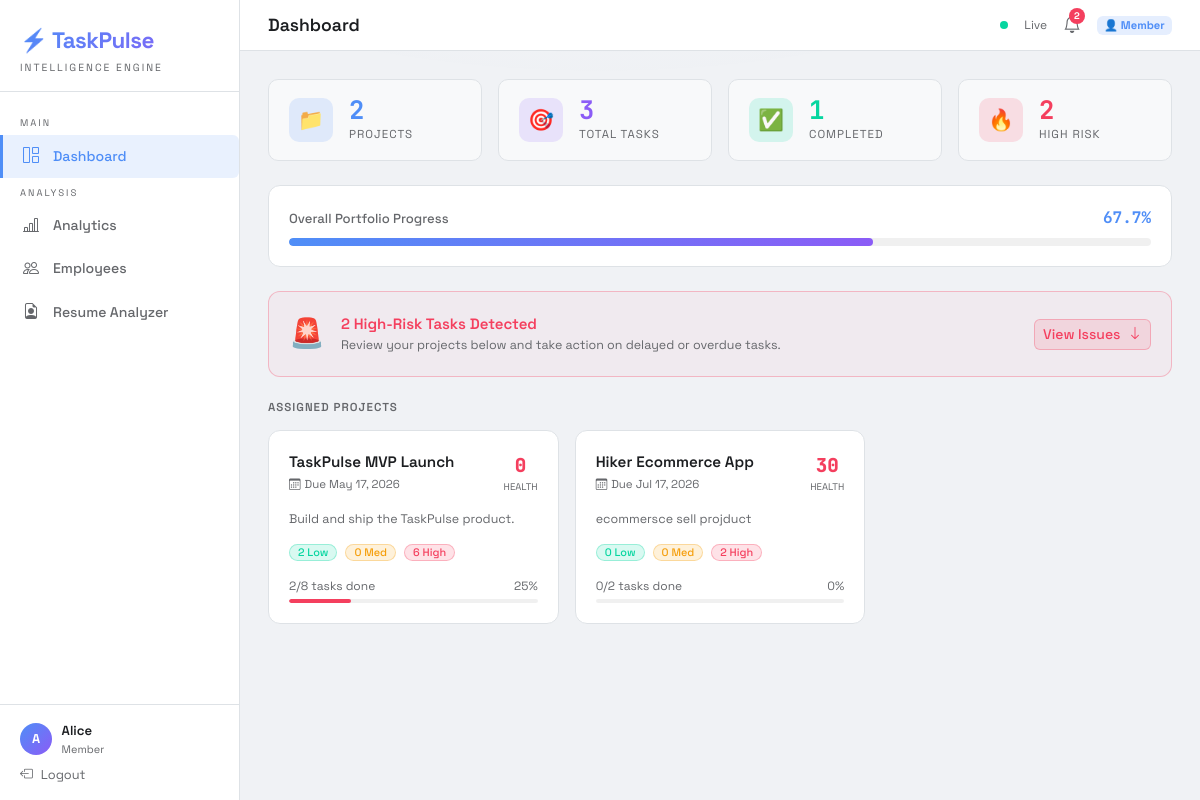
Page /dashboard (signed in) on the committed database.
### tables this page shows
CREATE TABLE user (
                id            INTEGER PRIMARY KEY AUTOINCREMENT,
                username      TEXT    NOT NULL UNIQUE,
                email         TEXT    NOT NULL UNIQUE,
                password_hash TEXT,
                role          TEXT    NOT NULL DEFAULT 'member',
                created_at    TEXT    NOT NULL DEFAULT (datetime('now'))
            );

CREATE TABLE project (
                id          INTEGER PRIMARY KEY AUTOINCREMENT,
                name        TEXT    NOT NULL,
                description TEXT,
                deadline    TEXT    NOT NULL,
                created_at  TEXT    NOT NULL DEFAULT (datetime('now')),
                created_by  INTEGER REFERENCES user(id)
            );

### app.py (the view)
@app.route('/dashboard')
@login_required
def dashboard():
    if current_user.role == 'manager':
        projects  = db_get_projects_by_manager(current_user.id)
        all_tasks = db_get_tasks_by_manager(current_user.id)
    else:
        all_tasks = db_get_tasks_by_assignee(current_user.id)
        projects  = db_get_projects_for_user(current_user.id)
    stats = {
        'total_projects': len(projects),
        'total_tasks':    len(all_tasks),
        'completed':      sum(1 for t in all_tasks if t.status == 'Completed'),
        'high_risk':      sum(1 for t in all_tasks if compute_risk(t) == 'High'),
        'avg_progress':   round(np.mean([t.progress for t in all_tasks]) if all_tasks else 0, 1),
    }
    project_data = []
    for p in projects:
        tasks = db_get_tasks_by_project(p.id)
        project_data.append({
            'project':     p,
            'health':      round(project_health(tasks), 1),
            'risk_counts': {'Low':    sum(1 for t in tasks if compute_risk(t) == 'Low'),
                            'Medium': sum(1 for t in tasks if compute_risk(t) == 'Medium'),
                            'High':   sum(1 for t in tasks if compute_risk(t) == 'High')},
            'total':       len(tasks),
            'completed':   sum(1 for t in tasks if t.status == 'Completed'),
        })
    return render_template('dashboard.html', stats=stats, project_data=project_data)

### templates/dashboard.html (shortened to what this page needs)
{% extends "base.html" %}
{% block page_title %}Dashboard{% endblock %}
{% block content %}
<div class="row g-3 mb-4">
  <div class="col-6 col-md-3">
    <div class="stat-card">
      <div class="stat-icon" style="background:rgba(79,142,247,0.15);">📁</div>
      <div>
        <div class="stat-num" style="color:var(--accent);">{{ stats.total_projects }}</div>
        <div class="stat-label">Projects</div>
      </div>
    </div>
  </div>
  <div class="col-6 col-md-3">
    <div class="stat-card">
      <div class="stat-icon" style="background:rgba(139,92,246,0.15);">🎯</div>
      <div>
        <div class="stat-num" style="color:var(--accent2);">{{ stats.total_tasks }}</div>
        <div class="stat-label">Total Tasks</div>
      </div>
    </div>
  </div>
  <div class="col-6 col-md-3">
    <div class="stat-card">
      <div class="stat-icon" style="background:rgba(6,214,160,0.15);">✅</div>
      <div>
        <div class="stat-num" style="color:var(--accent3);">{{ stats.completed }}</div>
        <div class="stat-label">Completed</div>
      </div>
    </div>
  </div>
  <div class="col-6 col-md-3">
    <div class="stat-card">
      <div class="stat-icon" style="background:rgba(244,63,94,0.15);">🔥</div>
      <div>
        <div class="stat-num" style="color:var(--danger);">{{ stats.high_risk }}</div>
        <div class="stat-label">High Risk</div>
      </div>
    </div>
  </div>
</div>
<div class="tp-card mb-4">
  <div class="d-flex justify-content-between align-items-center mb-2">
    <span style="font-size:0.82rem;color:var(--text2);font-weight:500;">Overall Portfolio Progress</span>
    <span class="mono" style="font-size:1rem;color:var(--accent);font-weight:700;">{{ stats.avg_progress }}%</span>
  </div>
  <div class="progress" style="height:8px;">
    <div class="progress-bar" style="width:{{ stats.avg_progress }}%;background:linear-gradient(90deg,var(--accent),var(--accent2));"></div>
  </div>
</div>
{% if stats.high_risk > 0 %}
<div class="tp-card mb-4" style="border-color:rgba(244,63,94,0.3);background:rgba(244,63,94,0.04);">
  <div class="d-flex align-items-center gap-3">
    <div style="font-size:1.8rem;">🚨</div>
    <div>
      <div style="font-weight:600;color:var(--danger);">{{ stats.high_risk }} High-Risk Task{{ 's' if stats.high_risk > 1 else '' }} Detected</div>
      <div style="font-size:0.78rem;color:var(--text2);">Review your projects below and take action on delayed or overdue tasks.</div>
    </div>
    <a href="#projects" class="btn btn-sm ms-auto" style="border-radius:6px;background:rgba(244,63,94,0.12);color:var(--danger);border:1px solid rgba(244,63,94,0.3);white-space:nowrap;">
      View Issues <i class="bi bi-arrow-down ms-1"></i>
    </a>
  </div>
</div>
{% endif %}
{% if project_data %}
<div id="projects" class="mb-3 d-flex justify-content-between align-items-center">
  <h6 style="font-weight:600;color:var(--text2);text-transform:uppercase;letter-spacing:1px;font-size:0.72rem;margin:0;">
    {% if current_user.role == 'manager' %}Your Projects{% else %}Assigned Projects{% endif %}
  </h6>
</div>
<div class="row g-3">
{% for pd in project_data %}
  {% set p = pd.project %}
  {% set health = pd.health %}
  {% set health_color = 'var(--accent3)' if health >= 70 else 'var(--warn)' if health >= 40 else 'var(--danger)' %}
  <div class="col-md-6 col-lg-4">
    <div class="tp-card h-100" style="cursor:pointer;" onclick="window.location='{{ url_for('project_detail', pid=p.id) }}'">
      <div class="d-flex justify-content-between align-items-start mb-3">
        <div>
          <div style="font-weight:600;font-size:0.95rem;">{{ p.name }}</div>
          <div style="font-size:0.72rem;color:var(--text2);margin-top:2px;">
            <i class="bi bi-calendar3 me-1"></i>Due {{ p.deadline.strftime('%b %d, %Y') }}
          </div>
        </div>
        <div style="text-align:center;">
          <div style="font-size:1.2rem;font-weight:800;color:{{ health_color }};font-family:'JetBrains Mono',monospace;">{{ health|int }}</div>
          <div style="font-size:0.6rem;color:var(--text2);text-transform:uppercase;">Health</div>
        </div>
      </div>
      {% if p.description %}
      <div style="font-size:0.78rem;color:var(--text2);margin-bottom:1rem;line-height:1.4;">{{ p.description[:80] }}{% if p.description|length > 80 %}…{% endif %}</div>
      {% endif %}
      <div class="d-flex gap-2 mb-3">
        <span class="badge risk-low status-badge">{{ pd.risk_counts.Low }} Low</span>
        <span class="badge risk-medium status-badge">{{ pd.risk_counts.Medium }} Med</span>
        <span class="badge risk-high status-badge">{{ pd.risk_counts.High }} High</span>
      </div>
      <div class="d-flex justify-content-between align-items-center">
        <div style="font-size:0.75rem;color:var(--text2);">{{ pd.completed }}/{{ pd.total }} tasks done</div>
        <div style="font-size:0.75rem;color:var(--text2);">
          {% if pd.total > 0 %}{{ (pd.completed/pd.total*100)|round|int }}%{% else %}0%{% endif %}
        </div>
      </div>
      <div class="progress mt-1" style="height:4px;">
        <div class="progress-bar" style="width:{% if pd.total > 0 %}{{ (pd.completed/pd.total*100)|round|int }}{% else %}0{% endif %}%;background:{{ health_color }};"></div>
      </div>
    </div>
  </div>
{% endfor %}
</div>
{% endif %}
{% endblock %}

### templates/base.html (shortened to what this page needs)
<!DOCTYPE html>
<html lang="en">
<head>
<link href="https://cdn.jsdelivr.net/npm/bootstrap@5.3.0/dist/css/bootstrap.min.css" rel="stylesheet">
<link href="https://cdn.jsdelivr.net/npm/bootstrap-icons@1.11.0/font/bootstrap-icons.css" rel="stylesheet">
<link rel="stylesheet" href="/static/css/taskpulse.css">
</head>
<body>
{% if current_user.is_authenticated %}
<div class="sidebar">
  <div class="sidebar-brand">
    <div class="logo">⚡ TaskPulse</div>
    <div class="tagline">Intelligence Engine</div>
  </div>
  <nav class="sidebar-nav">
    <div class="nav-section">Main</div>
    <a href="{{ url_for('dashboard') }}" class="{% if request.endpoint == 'dashboard' %}active{% endif %}">
      <i class="bi bi-grid-1x2"></i><span>Dashboard</span>
    </a>
    <div class="nav-section">Analysis</div>
    <a href="{{ url_for('analytics') }}" class="{% if request.endpoint == 'analytics' %}active{% endif %}">
      <i class="bi bi-bar-chart-line"></i><span>Analytics</span>
    </a>
    <a href="{{ url_for('employees') }}" class="{% if request.endpoint == 'employees' %}active{% endif %}">
      <i class="bi bi-people"></i><span>Employees</span>
    </a>
    <a href="{{ url_for('resume_analyzer') }}" class="{% if request.endpoint == 'resume_analyzer' %}active{% endif %}">
      <i class="bi bi-file-earmark-person"></i><span>Resume Analyzer</span>
    </a>
  </nav>
  <div class="sidebar-footer">
    <div class="user-pill">
      <div class="avatar">{{ current_user.username[0].upper() }}</div>
      <div>
        <div class="user-name">{{ current_user.username }}</div>
        <div class="user-role">{{ current_user.role.title() }}</div>
      </div>
    </div>
    <a href="{{ url_for('logout') }}" class="d-flex align-items-center gap-2 mt-2" style="color:var(--text2);text-decoration:none;font-size:0.8rem;">
      <i class="bi bi-box-arrow-left"></i><span>Logout</span>
    </a>
  </div>
</div>
<div class="main-wrap">
  <div class="topbar">
    <div class="topbar-title">{% block page_title %}Dashboard{% endblock %}</div>
    <div class="d-flex align-items-center gap-3">
      <span class="pulse-dot"></span>
      <span style="font-size:0.75rem;color:var(--text2);">Live</span>
      <div class="position-relative" style="cursor:pointer;" onclick="toggleNotifs()">
        <i class="bi bi-bell" style="font-size:1.1rem;color:var(--text2);"></i>
        <span id="notif-badge" style="display:none;position:absolute;top:-4px;right:-4px;width:16px;height:16px;background:var(--danger);border-radius:50%;font-size:0.6rem;display:flex;align-items:center;justify-content:center;color:white;font-weight:700;" id="notif-count">0</span>
      </div>
      <span class="badge" style="background:rgba(79,142,247,0.15);color:var(--accent);font-size:0.7rem;">
        {% if current_user.role == 'manager' %}👑 Manager{% else %}👤 Member{% endif %}
      </span>
    </div>
  </div>
  <div class="content">
    {% block content %}{% endblock %}
  </div>
</div>
{% else %}
{% block auth_content %}{% endblock %}
{% endif %}
</body>
</html>

### rows in the picture
user: username "A", username "Alice", role "Member"
project: name "TaskPulse MVP Launch", deadline "May 17, 2026", health "0", description "Build and ship the TaskPulse product.", risk_counts.Low "2", risk_counts.Medium "0", risk_counts.High "6", completed "2", total "8", completed "25"
project: name "Hiker Ecommerce App", deadline "Jul 17, 2026", health "30", description "ecommersce sell projduct", risk_counts.Low "0", risk_counts.Medium "0", risk_counts.High "2", completed "0", total "2"

### other values in the picture
{{ stats.total_projects }} "2"
{{ stats.total_tasks }} "3"
{{ stats.completed }} "1"
{{ stats.high_risk }} "2"
{{ stats.avg_progress }} "67.7"
{{ 's' if stats.high_risk > 1 else '' }} "s"
